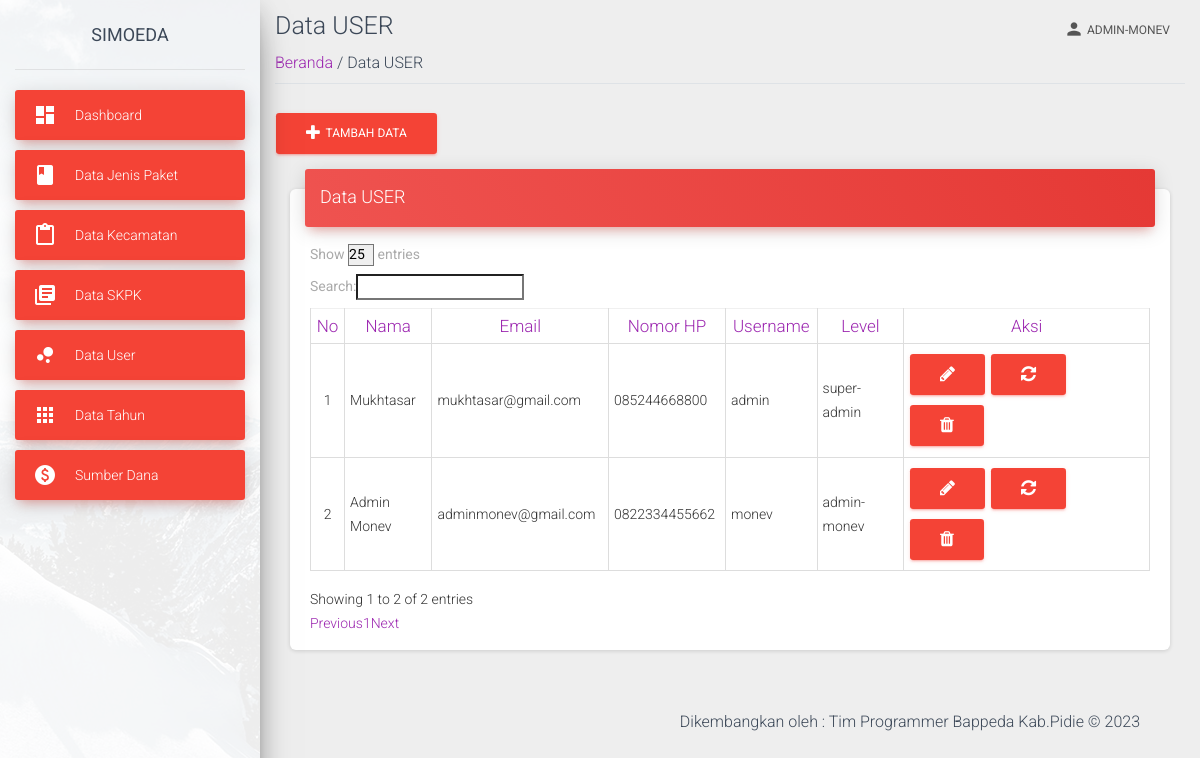
Before: /view/data-user.php (signed in) with the older database file.
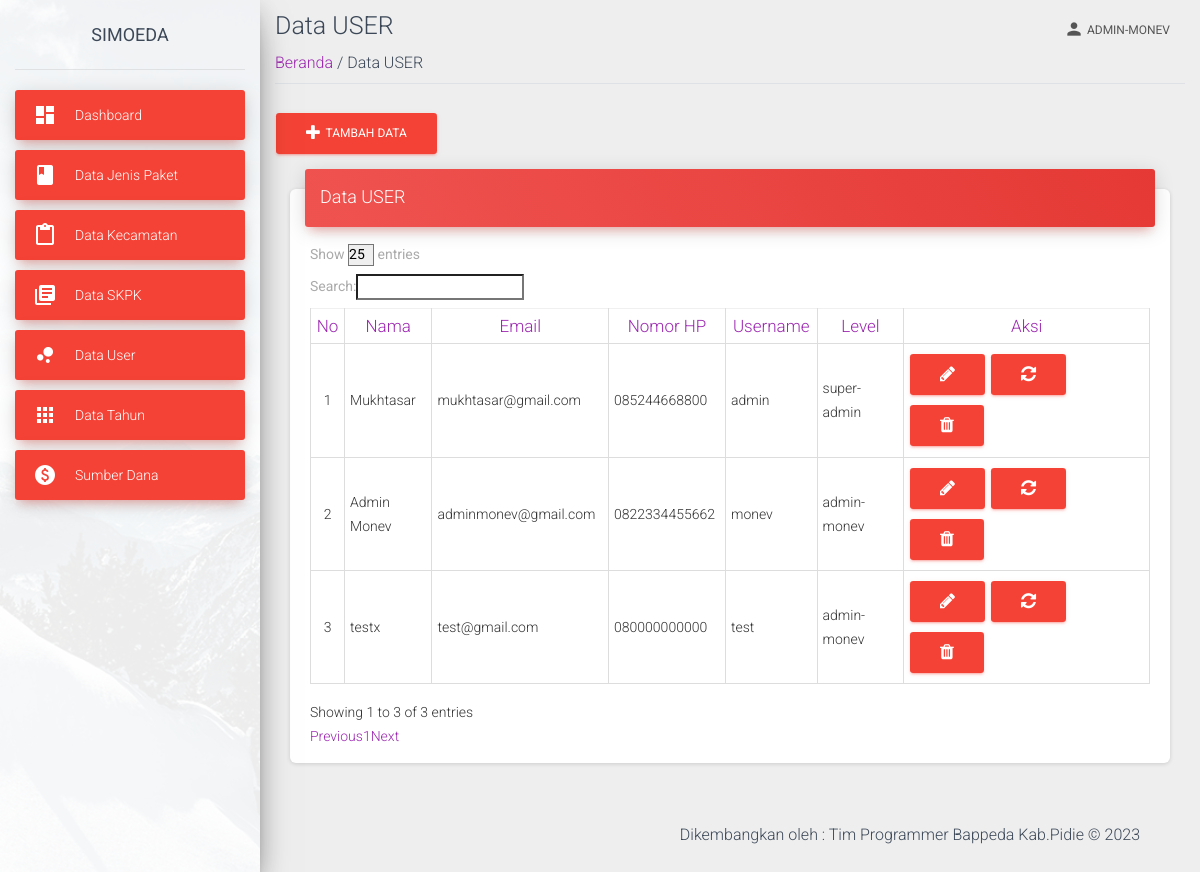
After: the same page with the newer database file.
### tables this page shows
CREATE TABLE `users` (
  `id_user` int(11) NOT NULL,
  `nama_lengkap` varchar(100) NOT NULL,
  `email` varchar(100) NOT NULL,
  `nomor_hp` varchar(25) NOT NULL,
  `username` varchar(25) NOT NULL,
  `password` varchar(100) NOT NULL,
  `level` varchar(25) NOT NULL,
  `keterangan` varchar(100) DEFAULT NULL
);

### view/data-user.php (the view, shortened to what this page needs)
<?php
require('../view/template-atas-admin.php');
require('../proses/koneksi.php');
?>
<div class="container container-fluid">
    <div class="title">
        <h3 class="text-gray-800 my-2">Data USER</h3>
    </div>
    <div class="subtitle border-bottom mb-4 pb-2">
        <span class=""><a href="index">Beranda </a></span>
        <span class="text-grey"> / Data USER</span>
    </div>
<button type="button" class="btn btn-danger" data-toggle="modal" data-target="#exampleModal">
            <i class="fa fa-plus"></i>&nbsp;
                Tambah Data
            </button>
    <div class="content">
        <div class="container-fluid">
          <div class="row">
            <div class="col-md-12">
              <div class="card">
                <div class="card-header card-header-danger">
                  <h4 class="card-title "> Data USER</h4>
                </div>
          <div class="card-body">
        <div class="table-responsive">
        <table id="myTable" class="table table-bordered" data-page-length="25">
            <thead class="text-center text-primary">
            <tr>
                    <th class="text-center">No</th>
                    <th>Nama</th>
                    <th>Email</th>
                    <th>Nomor HP</th>
                    <th>Username</th>
                    <th>Level</th>
                    <th class="text-center">Aksi</th>
                </tr>
            </thead>
            <?php
                 $noUrut = 1;
                $data = mysqli_query($koneksi, "SELECT * FROM users");
                ?>
            <tbody id="dataTable" class="table-infoo">
            <?php
                while ($d = mysqli_fetch_array($data)) {
                ?>
                    <tr>
                    <td class="text-center"><?php echo $noUrut++; ?></td>
                        <td><?php echo $d['nama_lengkap']; ?></td>
                        <td><?php echo $d['email']; ?></td>
                        <td><?php echo $d['nomor_hp']; ?></td>
                        <td><?php echo $d['username']; ?></td>
                        <td><?php echo $d['level']; ?></td>
                        <td>
                            <button type="button" class="btn btn-danger" data-toggle="modal" data-target="#data<?php echo $d['id_user']; ?>">
                                <i class="fa fa-pencil"></i>
                                </button>
                            <button type="button" class="btn btn-danger" data-toggle="modal" data-target="#reset<?php echo $d['id_user']; ?>">
                                <i class="fa fa-refresh"></i>
                                </button>
                            <a class="btn btn-danger" href="../proses/data-user-hapus.php?id=<?php echo $d['id_user']; ?>" onClick="return confirm('Apakah anda yakin menghapus data : <?php echo $d['username'];?> ?')">
                                <i class="fa fa-trash" ></i>
                            </a>
                        </td>
                    </tr>
                <?php
                }
                ?>
            </tbody>
        </table>
        </div>
    </div>
</div>
<?php
require('../view/template-bawah-monev.php')
?>

Changed rows visible on the page:
added users: nama_lengkap "testx", email "test@gmail.com", nomor_hp "080000000000", username "test", level "admin-monev"
Other visible differences:
text written by a page script: "Show entries Search: Showing 1 to 2 of 2 entries Previous 1 Next" → "Show entries Search: Showing 1 to 3 of 3 entries Previous 1 Next"
